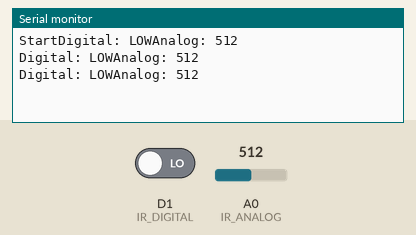
This sketch was run on a simulated ESP8266 (NodeMCU). Shown: the last lines printed to the serial monitor. Inputs (shaded band) come from the test bench; at power-on: D1 (IR_DIGITAL) LOW, A0 (IR_ANALOG) = 512.

Above: at 2.2 s.
2.3 s: D1 (IR_DIGITAL) driven HIGH
At 2.9 s:
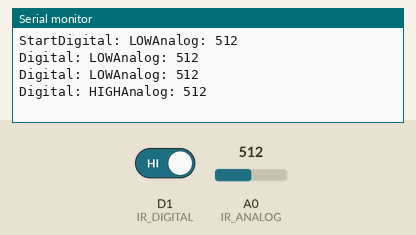
4.5 s: A0 (IR_ANALOG) set to 716
At 4.9 s:
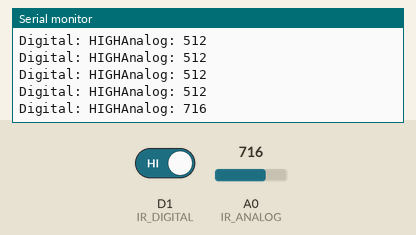
6.0 s: A0 (IR_ANALOG) set to 900
At 6.4 s:
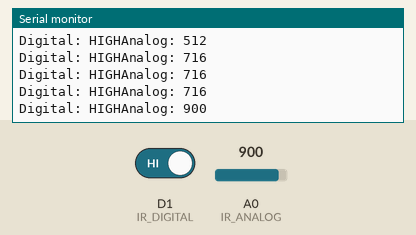
7.5 s: D1 (IR_DIGITAL) driven LOW
At 7.9 s:
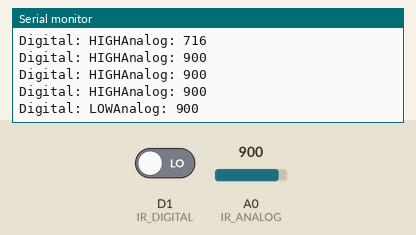
Timing chart, 0 to 10.0 s (numbered marks = the images above; inputs shaded):
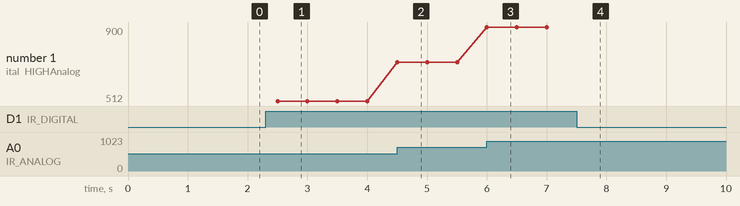

Measured:
- after the input at 2.3 s, the serial monitor: prints a new line after 0.20 s (image 1)
- after the input at 4.5 s, the serial monitor: prints a new line at once (image 2)
- after the input at 6.0 s, the serial monitor: prints a new line at once (image 3)
- after the input at 7.5 s, the serial monitor: prints a new line at once (image 4)
- plotted number 1: 512 → 716 after the input at 4.5 s, 716 → 900 after the input at 6.0 s

The sketch:

ir-sensor.ino
```cpp
const int IR_DIGITAL = D1;
const int IR_ANALOG = A0;

void setup() {
  Serial.begin(115200);
  delay(1000);

  pinMode(IR_DIGITAL, INPUT);

  Serial.println();
  Serial.print("Start");
}

void loop() {
  int digitalState = digitalRead(IR_DIGITAL);
  int analogValue = analogRead(IR_ANALOG);

  Serial.print("Digital: ");
  if (digitalState == HIGH) {
    Serial.print("HIGH");
  } else {
    Serial.print("LOW");
  }

  Serial.print("Analog: ");
  Serial.println(analogValue);

  delay(500);
}
```
